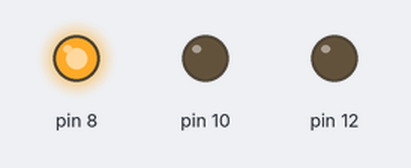
Bench run of a sketch on a simulated Arduino Uno, built with avr-gcc and run on an emulated ATmega328P. Shown: output pins drawn as LEDs (lit = HIGH).

Above: at 2.5 s.
At 7.5 s:
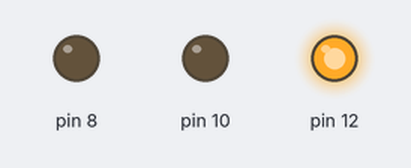
At 11.2 s:
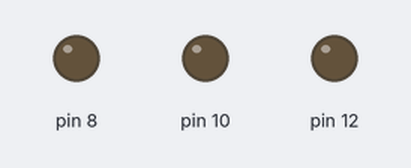
At 14.5 s:
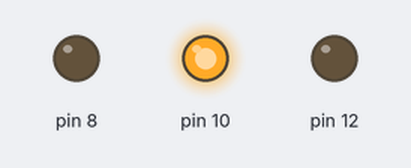
Timing chart, 0 to 20.8 s (numbered marks = the images above):
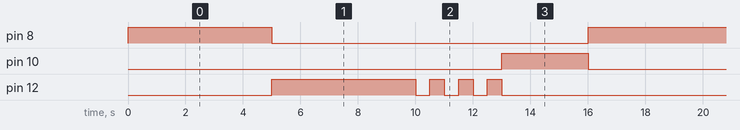

Measured:
- by itself, pin 8: alternates HIGH for 5.0 s and LOW for 11.0 s
- by itself, pin 10: alternates HIGH for 3.0 s and LOW for 13.0 s
- by itself, pin 12: repeats every 16.0 s: 3 × (LOW 0.50 s, HIGH 0.50 s), LOW 8.0 s, HIGH 5.0 s

The sketch:

TrafficLight.ino
```cpp
// the setup routine runs once when you press reset:
void setup() {
  // initialize the digital pin as an output.
  pinMode(8, OUTPUT);
  pinMode(10, OUTPUT);
  pinMode(12, OUTPUT);

}

void loop() {
  digitalWrite(8, HIGH);   //red on
  delay(5000);        //eight seconds
  digitalWrite(8, LOW);    //red off
  digitalWrite(12, HIGH);    //green on
  delay(5000); //three seconds
  digitalWrite(12, LOW); //green off
  delay(500);
  digitalWrite(12, HIGH); //green on
  delay(500); //one second
  digitalWrite(12, LOW); //green off
  delay(500);
  digitalWrite(12, HIGH); //green on
  delay(500); //one second
  digitalWrite(12, LOW); //green off
  delay(500);
  digitalWrite(12, HIGH); //green on
  delay(500); // one sec
  digitalWrite(12, LOW); //green off
  digitalWrite(10, HIGH); //yellow on
  delay(3000); //three sec
  digitalWrite(10, LOW); //yellow off
  //repeat from the beginning


}
```
